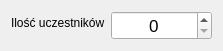
<?xml version="1.0" encoding="UTF-8"?>
<ui version="4.0">
 <class>RoundInfoEditorWidget</class>
 <widget class="QWidget" name="RoundInfoEditorWidget">
  <property name="geometry">
   <rect>
    <x>0</x>
    <y>0</y>
    <width>223</width>
    <height>48</height>
   </rect>
  </property>
  <property name="windowTitle">
   <string>Form</string>
  </property>
  <layout class="QVBoxLayout" name="verticalLayout">
   <item>
    <layout class="QFormLayout" name="formLayout">
     <item row="0" column="0">
      <widget class="QLabel" name="label">
       <property name="text">
        <string>Ilość uczestników</string>
       </property>
      </widget>
     </item>
     <item row="0" column="1">
      <widget class="QSpinBox" name="spinBox_count">
       <property name="font">
        <font>
         <pointsize>13</pointsize>
        </font>
       </property>
       <property name="alignment">
        <set>Qt::AlignCenter</set>
       </property>
       <property name="maximum">
        <number>1000000</number>
       </property>
      </widget>
     </item>
    </layout>
   </item>
  </layout>
 </widget>
 <resources/>
 <connections/>
</ui>
